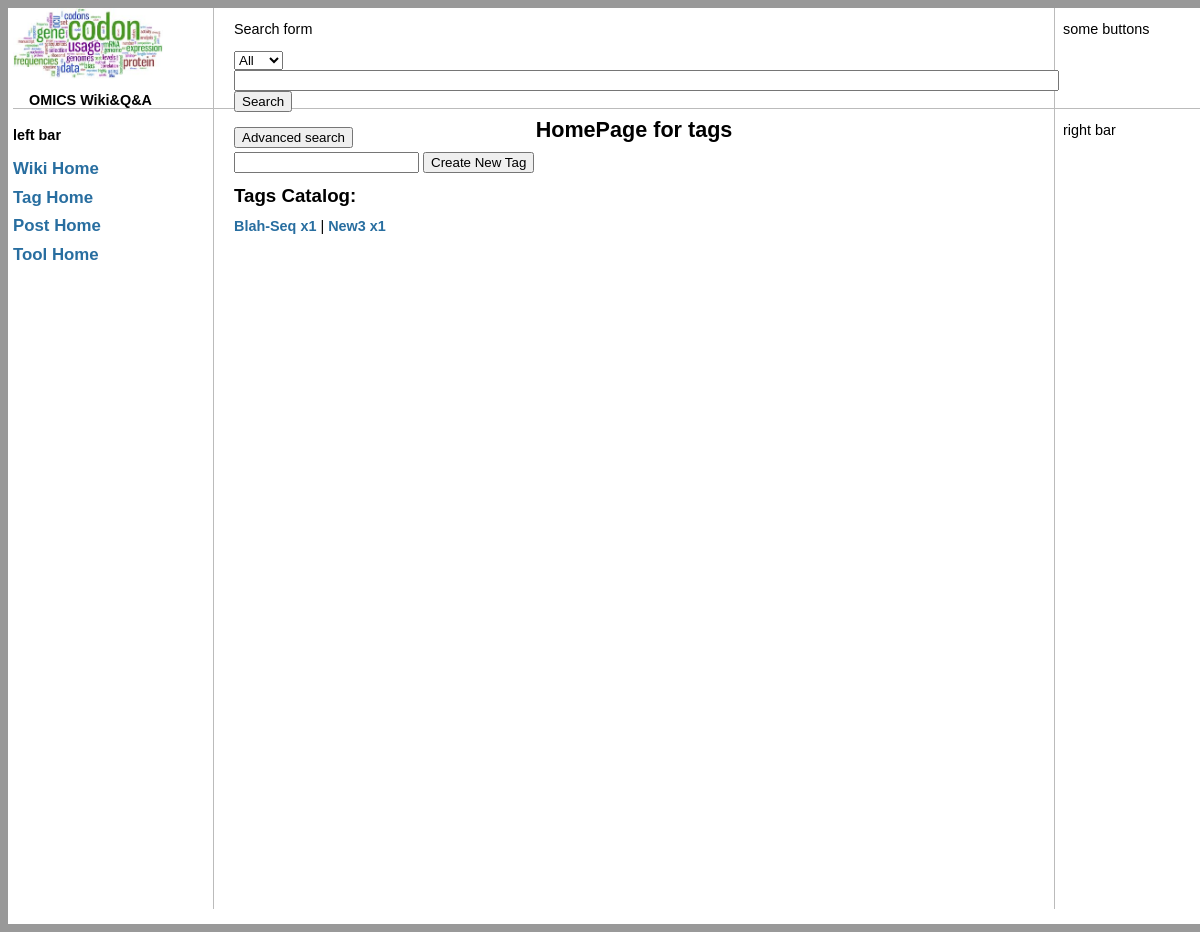
The page /tags/ on the database as committed earlier.
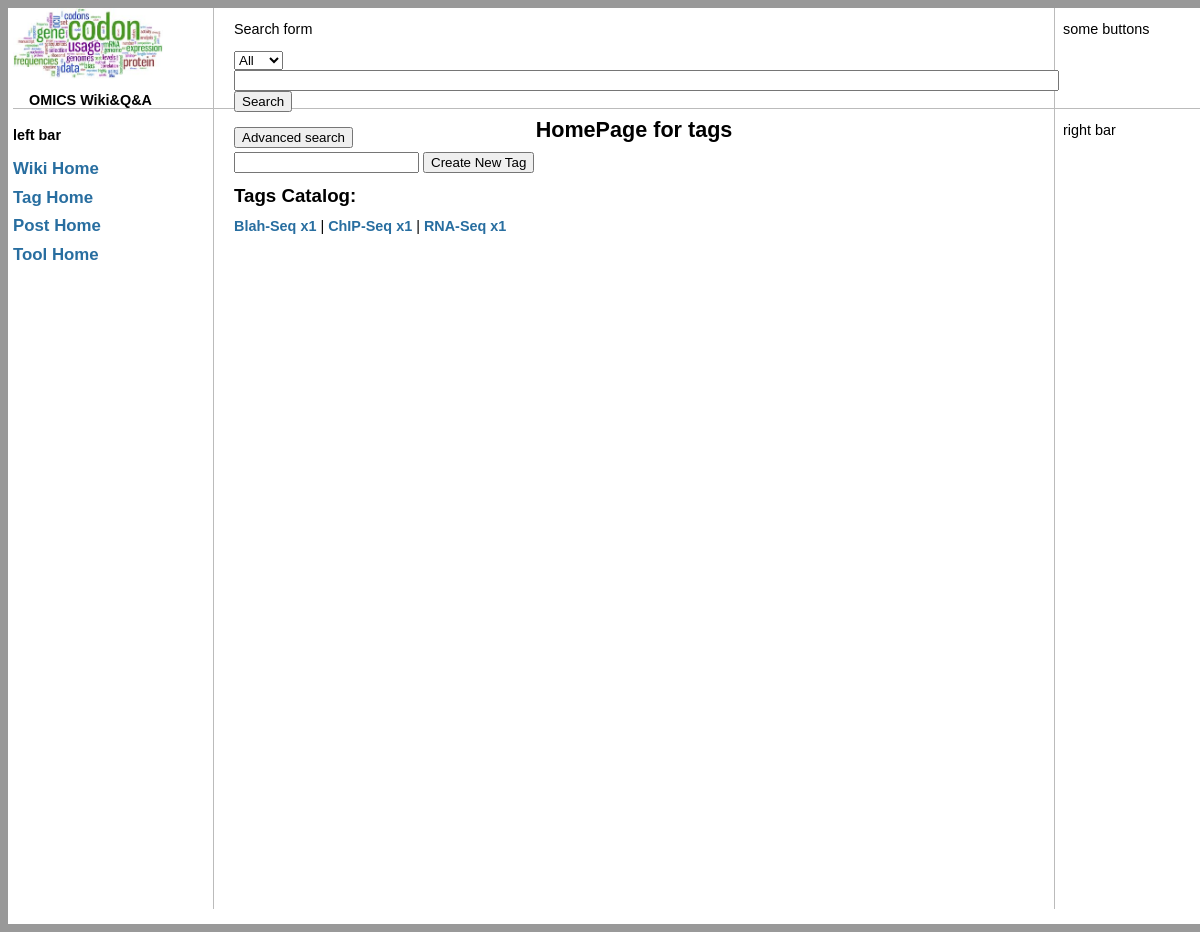
The same page on the database as committed later.
### tags/models.py (models this page shows, shortened)
class Tag(models.Model):
    name = models.CharField(max_length=255)
    count = models.IntegerField(default=1)
    parent = models.ForeignKey('self', related_name = "children",null=True, blank=True)
    sibling_before = models.ForeignKey('self', related_name = "after",null=True, blank=True)
    sibling_after = models.ForeignKey('self', related_name = "before",null=True, blank=True)
    PROPOSED, APPROVED, WORKFLOW, SOFTWARE = range(4)
    CATEGORY_CHOICE = [(PROPOSED, "proposed"), (APPROVED,"approved"), (WORKFLOW,"workflow"), (SOFTWARE,"software")]
    categories = models.IntegerField(choices=CATEGORY_CHOICE, default=PROPOSED)

### tags/views.py (the view)
def index_view(request):
    tag_list = Tag.objects.all()
    context_dict = {'tag_list':tag_list}
    if request.method =="POST":
        new_tag_name = request.POST['tag_name']
        if new_tag_name =='':
            context_dict['error_message']='You did not put in anything'
            return render(request, 'tags/index.html', context_dict)
        else:
            try:
                Tag.objects.get(name__exact = new_tag_name)
            except(Tag.DoesNotExist):
                new_tag = Tag(name=new_tag_name)
                new_tag.save()
                return HttpResponseRedirect(reverse('tags:tag-index'))
            else:
                context_dict['error_message']='tag already existed'
                return render(request, 'tags/index.html', context_dict)
    else:
        return render(request, 'tags/index.html', context_dict)

### templates/tags/index.html (shortened to what this page needs)
{% extends 'base.html' %}
{% block content %}
<h1> HomePage for tags</h1>
<form action="{% url 'tags:tag-index' %}" method="post">
<input type='textarea' name='tag_name' />
<input type='submit', value='Create New Tag' />
</form>
<h2> Tags Catalog: </h2>
{% for tag in tag_list %}
 <a href= "{% url 'tags:tag-detail' tag.id %}" >{{ tag.name }} x{{tag.count}} </a>
{% if not forloop.last %} |
{% endif %}
{% empty %}
<p> no tags available </p>
{% endfor %}
{% endblock content %}

Rows that differ between the two databases and show on the page:
removed Tag: name "New3", count "1"
added Tag: name "ChIP-Seq", count "1"
added Tag: name "RNA-Seq", count "1"
